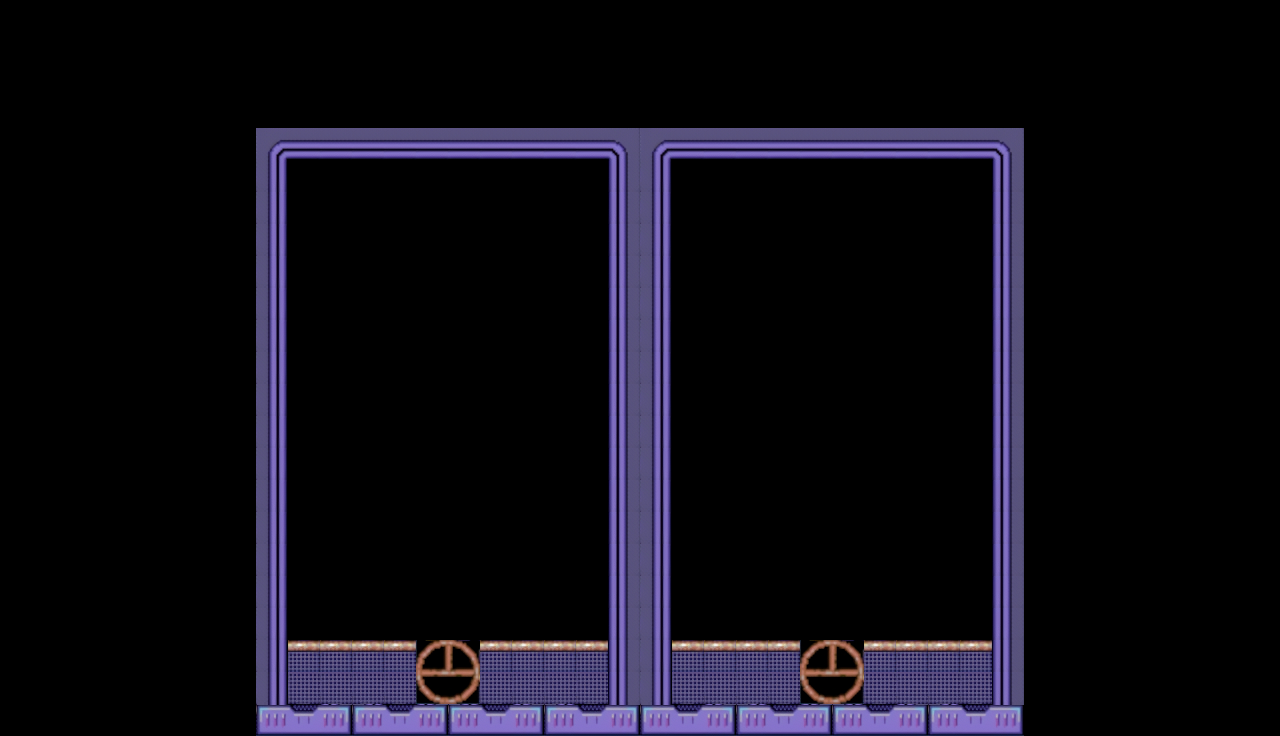

A level layout from a 2D game, rendered from its tile map. Below: a short description, then the map file with tile-grid data replaced by summaries:
An orthogonal 40x23 tile map with 32x32 px tiles, 4 tile layers (Base, Side_Walls, Top_Wall, Player_Stand) and 4 objects.

<map version="1.10" tiledversion="1.11.0" orientation="orthogonal" renderorder="right-down" width="40" height="23" tilewidth="32" tileheight="32" infinite="0" nextlayerid="9" nextobjectid="5">
 <properties>
  <property name="rectH" type="int" value="0" />
 </properties>
 <tileset firstgid="1" name="Grid" tilewidth="32" tileheight="32" tilecount="28" columns="7">
  <image source="../Sprites/MapTiles.png" width="224" height="128" />
 </tileset>
 <layer id="1" name="Base" width="40" height="23" locked="1">
  <properties>
   <property name="isSolid" type="bool" value="true" />
   <property name="renderEnabled" type="bool" value="true" />
  </properties>
  <data>[920 cells, 64 non-empty, 5 distinct tile ids]</data>
 </layer>
 <layer id="2" name="Side_Walls" width="40" height="23" locked="1">
  <properties>
   <property name="isSolid" type="bool" value="true" />
   <property name="renderEnabled" type="bool" value="true" />
  </properties>
  <data>[920 cells, 72 non-empty, 4 distinct tile ids]</data>
 </layer>
 <layer id="3" name="Top_Wall" width="40" height="23" locked="1">
  <properties>
   <property name="isSolid" type="bool" value="true" />
   <property name="renderEnabled" type="bool" value="true" />
  </properties>
  <data>[920 cells, 20 non-empty, 1 distinct tile ids]</data>
 </layer>
 <layer id="7" name="Player_Stand" width="40" height="23">
  <properties>
   <property name="isSolid" type="bool" value="false" />
   <property name="renderEnabled" type="bool" value="true" />
  </properties>
  <data>[920 cells, 8 non-empty, 4 distinct tile ids]</data>
 </layer>
 <objectgroup id="8" name="Grid_Start">
  <object id="3" x="288" y="160">
   <point />
  </object>
  <object id="4" x="672" y="160">
   <point />
  </object>
 </objectgroup>
 <objectgroup id="6" name="Player_Position" locked="1">
  <object id="1" x="448" y="672">
   <point />
  </object>
  <object id="2" x="832" y="672">
   <point />
  </object>
 </objectgroup>
</map>